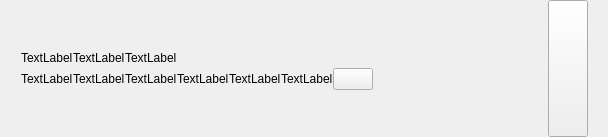
<?xml version="1.0" encoding="UTF-8"?>
<ui version="4.0">
 <class>PLSLiveEndItem</class>
 <widget class="QFrame" name="PLSLiveEndItem">
  <property name="geometry">
   <rect>
    <x>0</x>
    <y>0</y>
    <width>608</width>
    <height>137</height>
   </rect>
  </property>
  <property name="windowTitle">
   <string>Frame</string>
  </property>
  <layout class="QHBoxLayout" name="horizontalLayout_4">
   <property name="spacing">
    <number>0</number>
   </property>
   <property name="leftMargin">
    <number>0</number>
   </property>
   <property name="topMargin">
    <number>0</number>
   </property>
   <property name="rightMargin">
    <number>0</number>
   </property>
   <property name="bottomMargin">
    <number>0</number>
   </property>
   <item>
    <widget class="QWidget" name="contentwidget" native="true">
     <layout class="QHBoxLayout" name="horizontalLayout">
      <property name="spacing">
       <number>0</number>
      </property>
      <property name="leftMargin">
       <number>14</number>
      </property>
      <property name="topMargin">
       <number>0</number>
      </property>
      <property name="rightMargin">
       <number>0</number>
      </property>
      <property name="bottomMargin">
       <number>0</number>
      </property>
      <item>
       <widget class="ComplexHeaderIcon" name="channelIcon">
        <property name="enabled">
         <bool>true</bool>
        </property>
        <property name="text">
         <string/>
        </property>
       </widget>
      </item>
      <item>
       <layout class="QVBoxLayout" name="verticalLayout">
        <property name="spacing">
         <number>0</number>
        </property>
        <item>
         <spacer name="verticalSpacer">
          <property name="orientation">
           <enum>Qt::Vertical</enum>
          </property>
          <property name="sizeHint" stdset="0">
           <size>
            <width>20</width>
            <height>0</height>
           </size>
          </property>
         </spacer>
        </item>
        <item>
         <widget class="QWidget" name="nameWidget" native="true">
          <layout class="QHBoxLayout" name="horizontalLayout_3">
           <property name="spacing">
            <number>0</number>
           </property>
           <property name="leftMargin">
            <number>0</number>
           </property>
           <property name="topMargin">
            <number>0</number>
           </property>
           <property name="rightMargin">
            <number>0</number>
           </property>
           <property name="bottomMargin">
            <number>0</number>
           </property>
           <item>
            <widget class="QLabel" name="channelLabel">
             <property name="text">
              <string>TextLabel</string>
             </property>
            </widget>
           </item>
           <item>
            <widget class="QLabel" name="dotLabel">
             <property name="text">
              <string>TextLabel</string>
             </property>
            </widget>
           </item>
           <item>
            <widget class="QLabel" name="liveTitleLabel">
             <property name="text">
              <string>TextLabel</string>
             </property>
             <property name="indent">
              <number>0</number>
             </property>
            </widget>
           </item>
           <item>
            <spacer name="horizontalSpacer">
             <property name="orientation">
              <enum>Qt::Horizontal</enum>
             </property>
             <property name="sizeHint" stdset="0">
              <size>
               <width>10</width>
               <height>20</height>
              </size>
             </property>
            </spacer>
           </item>
          </layout>
         </widget>
        </item>
        <item>
         <widget class="QWidget" name="statusWidget" native="true">
          <layout class="QHBoxLayout" name="counLayout">
           <property name="spacing">
            <number>0</number>
           </property>
           <property name="leftMargin">
            <number>0</number>
           </property>
           <property name="topMargin">
            <number>0</number>
           </property>
           <property name="rightMargin">
            <number>0</number>
           </property>
           <property name="bottomMargin">
            <number>0</number>
           </property>
           <item>
            <widget class="QLabel" name="statusImage1">
             <property name="text">
              <string>TextLabel</string>
             </property>
             <property name="scaledContents">
              <bool>true</bool>
             </property>
            </widget>
           </item>
           <item>
            <widget class="QLabel" name="statusLabel1">
             <property name="text">
              <string>TextLabel</string>
             </property>
             <property name="indent">
              <number>-1</number>
             </property>
            </widget>
           </item>
           <item>
            <widget class="QLabel" name="statusImage2">
             <property name="text">
              <string>TextLabel</string>
             </property>
             <property name="scaledContents">
              <bool>true</bool>
             </property>
            </widget>
           </item>
           <item>
            <widget class="QLabel" name="statusLabel2">
             <property name="text">
              <string>TextLabel</string>
             </property>
            </widget>
           </item>
           <item>
            <widget class="QLabel" name="statusImage3">
             <property name="text">
              <string>TextLabel</string>
             </property>
             <property name="scaledContents">
              <bool>true</bool>
             </property>
            </widget>
           </item>
           <item>
            <widget class="QLabel" name="statusLabel3">
             <property name="text">
              <string>TextLabel</string>
             </property>
            </widget>
           </item>
           <item>
            <widget class="PLSImageTextButton" name="pushButton_share">
             <property name="text">
              <string/>
             </property>
            </widget>
           </item>
           <item>
            <spacer name="horizontalSpacer_4">
             <property name="orientation">
              <enum>Qt::Horizontal</enum>
             </property>
             <property name="sizeHint" stdset="0">
              <size>
               <width>40</width>
               <height>20</height>
              </size>
             </property>
            </spacer>
           </item>
          </layout>
         </widget>
        </item>
        <item>
         <spacer name="verticalSpacer_2">
          <property name="orientation">
           <enum>Qt::Vertical</enum>
          </property>
          <property name="sizeHint" stdset="0">
           <size>
            <width>20</width>
            <height>0</height>
           </size>
          </property>
         </spacer>
        </item>
       </layout>
      </item>
      <item>
       <widget class="QWidget" name="tipWidget" native="true">
        <layout class="QHBoxLayout" name="horizontalLayout_6">
         <property name="spacing">
          <number>0</number>
         </property>
         <property name="leftMargin">
          <number>0</number>
         </property>
         <property name="topMargin">
          <number>0</number>
         </property>
         <property name="rightMargin">
          <number>20</number>
         </property>
         <property name="bottomMargin">
          <number>0</number>
         </property>
         <item>
          <spacer name="horizontalSpacer_2">
           <property name="orientation">
            <enum>Qt::Horizontal</enum>
           </property>
           <property name="sizeType">
            <enum>QSizePolicy::Expanding</enum>
           </property>
           <property name="sizeHint" stdset="0">
            <size>
             <width>0</width>
             <height>20</height>
            </size>
           </property>
          </spacer>
         </item>
         <item>
          <widget class="PLSImageTextButton" name="pushButton_tip">
           <property name="sizePolicy">
            <sizepolicy hsizetype="Fixed" vsizetype="Preferred">
             <horstretch>0</horstretch>
             <verstretch>0</verstretch>
            </sizepolicy>
           </property>
           <property name="text">
            <string/>
           </property>
          </widget>
         </item>
        </layout>
       </widget>
      </item>
     </layout>
    </widget>
   </item>
  </layout>
 </widget>
 <customwidgets>
  <customwidget>
   <class>ComplexHeaderIcon</class>
   <extends>QLabel</extends>
   <header>ComplexHeaderIcon.h</header>
  </customwidget>
  <customwidget>
   <class>PLSImageTextButton</class>
   <extends>QPushButton</extends>
   <header location="global">PLSImageTextButton.h</header>
  </customwidget>
 </customwidgets>
 <resources/>
 <connections/>
</ui>
